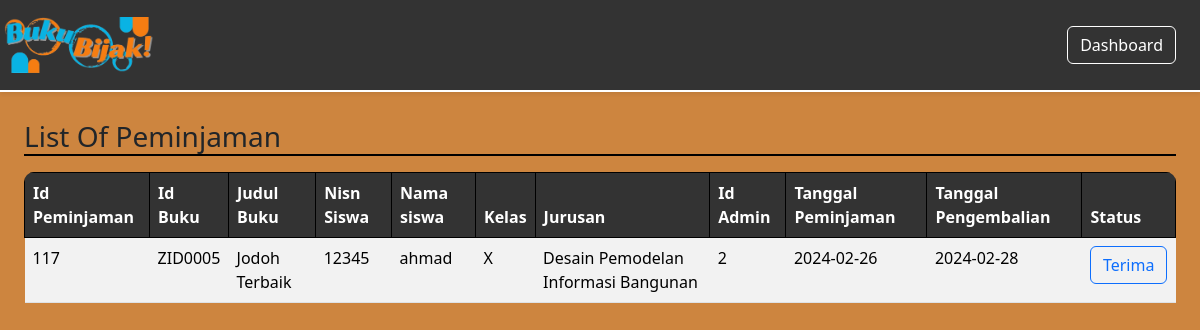
The app's page /DashboardPetugas/peminjaman/peminjamanBuku.php with its own data.
### tables this page shows
CREATE TABLE `peminjaman` (
  `id_peminjaman` int(11) NOT NULL,
  `id_buku` varchar(20) NOT NULL,
  `nisn` int(11) NOT NULL,
  `id_admin` int(11) NOT NULL,
  `tgl_peminjaman` date NOT NULL,
  `tgl_pengembalian` date NOT NULL,
  `status` enum('ya','tidak') NOT NULL,
  `harga` int(50) NOT NULL,
  `no_petgas` varchar(50) NOT NULL
);

CREATE TABLE `buku` (
  `cover` varchar(255) NOT NULL,
  `id_buku` varchar(20) NOT NULL,
  `kategori` varchar(255) NOT NULL,
  `judul` varchar(255) NOT NULL,
  `pengarang` varchar(255) NOT NULL,
  `penerbit` varchar(255) NOT NULL,
  `tahun_terbit` date NOT NULL,
  `jumlah_halaman` int(50) NOT NULL,
  `buku_deskripsi` text NOT NULL,
  `isi_buku` varchar(250) NOT NULL
);

CREATE TABLE `member` (
  `nisn` int(11) NOT NULL,
  `kode_member` varchar(12) NOT NULL,
  `nama` varchar(255) NOT NULL,
  `password` varchar(255) NOT NULL,
  `jenis_kelamin` varchar(20) NOT NULL,
  `kelas` varchar(5) NOT NULL,
  `jurusan` varchar(50) NOT NULL,
  `no_tlp` varchar(15) NOT NULL,
  `tgl_pendaftaran` date NOT NULL
);

### config/config.php (called while the page is built, shortened)
<?php
$host = "127.0.0.1";
$username = "root";
$password = "";
$database_name = "perpustakaan_ra";
$connection = mysqli_connect($host, $username, $password, $database_name);
function queryReadData($dataKategori) {
  global $connection;
  $result = mysqli_query($connection, $dataKategori);
  $items = [];
  while($item = mysqli_fetch_assoc($result)) {
    $items[] = $item;
  }
  return $items;
}
?>

### DashboardPetugas/peminjaman/peminjamanBuku.php (the view, shortened to what this page needs)
<?php
require "../../config/config.php";
$dataPeminjam = queryReadData("SELECT peminjaman.id_peminjaman, peminjaman.id_buku, buku.judul, peminjaman.nisn, member.nama, member.kelas, member.jurusan, peminjaman.id_admin,  peminjaman.tgl_peminjaman, peminjaman.tgl_pengembalian,peminjaman.status
FROM peminjaman
INNER JOIN member ON peminjaman.nisn = member.nisn
INNER JOIN buku ON peminjaman.id_buku = buku.id_buku");
?>
<!DOCTYPE html>
<html lang="en">
  <head>
    <link rel="stylesheet" href="../../css/member.css">
    <link href="https://cdn.jsdelivr.net/npm/bootstrap@5.3.2/dist/css/bootstrap.min.css" rel="stylesheet">
  </head>
  <body>
  <nav class="navbar fixed-top shadow-sm">
      <div class="container-fluid p-1">
        <a class="navbar-brand" href="#">
          <img src="../../assets/logo2.png" alt="logo" width="150px">
        </a>
        <a class="btn btn-tertiary" href="../dashboardPetugas.php">Dashboard</a>
      </div>
    </nav>
    <div class="p-4 mt-5">
    <div class="mt-5">
    <h3>List Of Peminjaman</h3>
      <div class="table-responsive mt-3">
        <table class="table table-striped table-hover">
        <thead>
          <tr>
            <th class="list">Id Peminjaman</th>
            <th class="list">Id Buku</th>
            <th class="list">Judul Buku</th>
            <th class="list">Nisn Siswa</th>
            <th class="list">Nama siswa</th>
            <th class="list">Kelas</th>
            <th class="list">Jurusan</th>
            <th class="list">Id Admin</th>
            <th class="list">Tanggal Peminjaman</th>
            <th class="list">Tanggal Pengembalian</th>
            <th class="list">Status</th>
          </tr>
        </thead>
        <tbody>
        <?php foreach ($dataPeminjam as $item) : ?>
               <?php if ($item['status'] == 'tidak') { ?>
               <tr>
                  <td><?= $item["id_peminjaman"]; ?></td>
                  <td><?= $item["id_buku"]; ?></td>
                  <td><?= $item["judul"]; ?></td>
                  <td><?= $item["nisn"]; ?></td>
                  <td><?= $item["nama"]; ?></td>
                  <td><?= $item["kelas"]; ?></td>
                  <td><?= $item["jurusan"]; ?></td>
                  <td><?= $item["id_admin"]; ?></td>
                  <td><?= $item["tgl_peminjaman"]; ?></td>
                  <td><?= $item["tgl_pengembalian"]; ?></td>
                  <td>
                     <form action="" method="post">
                        <button type="submit" id="status" name="submit" class="btn btn-outline-primary">Terima</button>
                     </form>
                  </td>
               </tr>
               <?php } else { ?>
               <?php continue; ?>
               <?php } ?>
               <?php endforeach; ?>
               </tbody>
    </table>
    </div>
    </div>
  </div>
  </body>
</html>

### css/member.css (style rules this page uses)
.container-fluid { background-color: #333 !important; }
.navbar { background-color: #333 !important; border-bottom: white 2px solid !important; }
.btn-tertiary { color: white !important; border: solid 1px white !important; margin-right: 20px; }
body { background-color: #CD853F !important; }
h3 { border-bottom: 2px solid black !important; }
.list { background-color: #333 !important; color: white !important; border: solid 1px black !important; }
.table-responsive { border-radius: 10px !important; }

### records on screen
peminjaman: id_peminjaman "117", id_buku "ZID0005", id_buku.judul "Jodoh Terbaik", nisn "12345", member.nama "ahmad", member.kelas "X", member.jurusan "Desain Pemodelan Informasi Bangunan", id_admin "2", tgl_peminjaman "2024-02-26", tgl_pengembalian "2024-02-28"
